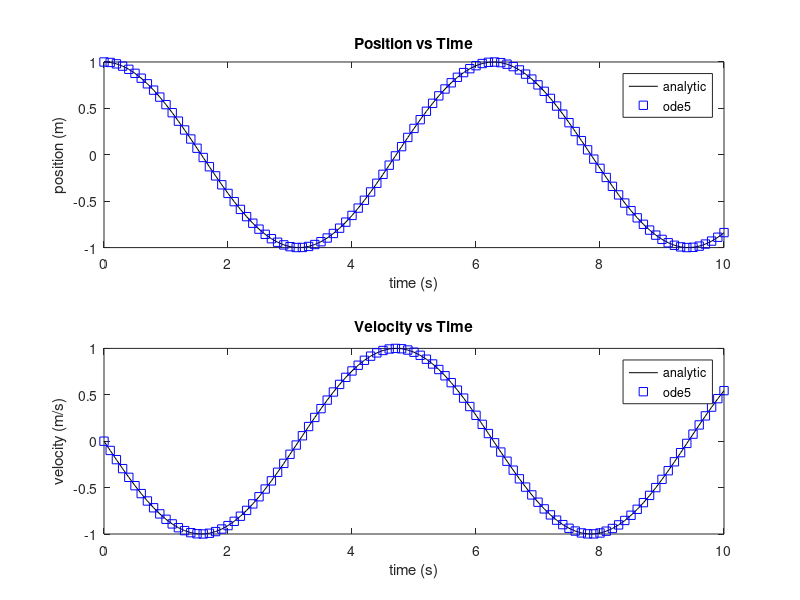

Write MATLAB code to recreate this figure.
function MAIN_0_simpleHarmonicOscillator()
%
% MAIN  --  Use ODE45 to simulate a simple harmonic oscillator
%
% Basic simulation in Matlab using ode45
%
% Simple Harmonic Oscillator:
% 
%   t = time (s)
%   x = position (m)
%   dx = velocity (m/s)
%   ddx = acceleration (m/s^2)
%
%   Equations of motion:
%   ddx + x = 0
%
%   First order form:   (set v = dx);
%   dx = v;
%   dv = -x;
%
%   Solution:
%   x(0) = x0;
%   v(0) = v0;
%   x(t) = v0*sin(t) + x0*cos(t)
%   
%   State vector:
%   z = [x;v]
%

% Time step for the numerical integration method. Notice that the solution
% by Euler's method is not very good when the time step is large!
h = 0.1;   %Time step 

% Set up timing stuff
t0 = 0;
tF = 10;
t = t0 : h : tF;  %Time vector


%~~~~~~~~~~~~~~~~~~~~~~~~~~~~~~~~~~~~~~~~~~~~~~~~~~~~~~~~~~~~~~~~~~~~~~~~~%
%                         Analytic Solution                               %
%~~~~~~~~~~~~~~~~~~~~~~~~~~~~~~~~~~~~~~~~~~~~~~~~~~~~~~~~~~~~~~~~~~~~~~~~~%


% Initial state (position and velocity)
x0 = 1.0;
v0 = 0.0;

% Define a function handle for the position solution
xSoln = @(t)( v0*sin(t) + x0*cos(t) );

% Define a function for the velocity solution.
function v = vSoln(t)
    % Note that v0 and x0 are taken from the current workspace
    v = v0*cos(t) - x0*sin(t);
end

% Plot the solution:
figure(1); clf;

subplot(2,1,1);
plot(t,xSoln(t),'k-');
xlabel('time (s)')
ylabel('position (m)')
title('Position vs Time')

subplot(2,1,2);
plot(t,vSoln(t),'k-');
xlabel('time (s)')
ylabel('velocity (m/s)')
title('Velocity vs Time')


%~~~~~~~~~~~~~~~~~~~~~~~~~~~~~~~~~~~~~~~~~~~~~~~~~~~~~~~~~~~~~~~~~~~~~~~~~%
%                Numerical Solution    (ode45)                            %
%~~~~~~~~~~~~~~~~~~~~~~~~~~~~~~~~~~~~~~~~~~~~~~~~~~~~~~~~~~~~~~~~~~~~~~~~~%

% Initial State vector
z0 = [x0;v0];

% Call numerical integration with Euler's method:
[~, z] = ode45(@simpleHarmonicOscillator,t,z0); z = z';
x = z(1,:);
v = z(2,:);

% Plot the numerical solution over top of the analytic solution:
subplot(2,1,1); hold on
plot(t,x,'bs');
legend('analytic','ode5')

subplot(2,1,2); hold on;
plot(t,v,'bs');
legend('analytic','ode5')


end


%~~~~~~~~~~~~~~~~~~~~~~~~~~~~~~~~~~~~~~~~~~~~~~~~~~~~~~~~~~~~~~~~~~~~~~~~~%
%~~~~~~~~~~~~~~~~~~~~~~~~~~~~~~~~~~~~~~~~~~~~~~~~~~~~~~~~~~~~~~~~~~~~~~~~~%

function dz = simpleHarmonicOscillator(t,z)
%
% Computes the dynamics of the simple harmonic oscillator
%
% INPUTS:
%   z = [2, n] = [x;v] = state vector
%       z(1,:) = x = position
%       z(2,:) = v = velocity
%
% OUTPUTS:
%   dz = dz/dt = time-derivative of the state vector
%

% Unpack State
x = z(1,:);
v = z(2,:);

% Compute dynamics
dx = v;
dv = -x;

% Pack up dynamics
dz = [dx;dv];

end







